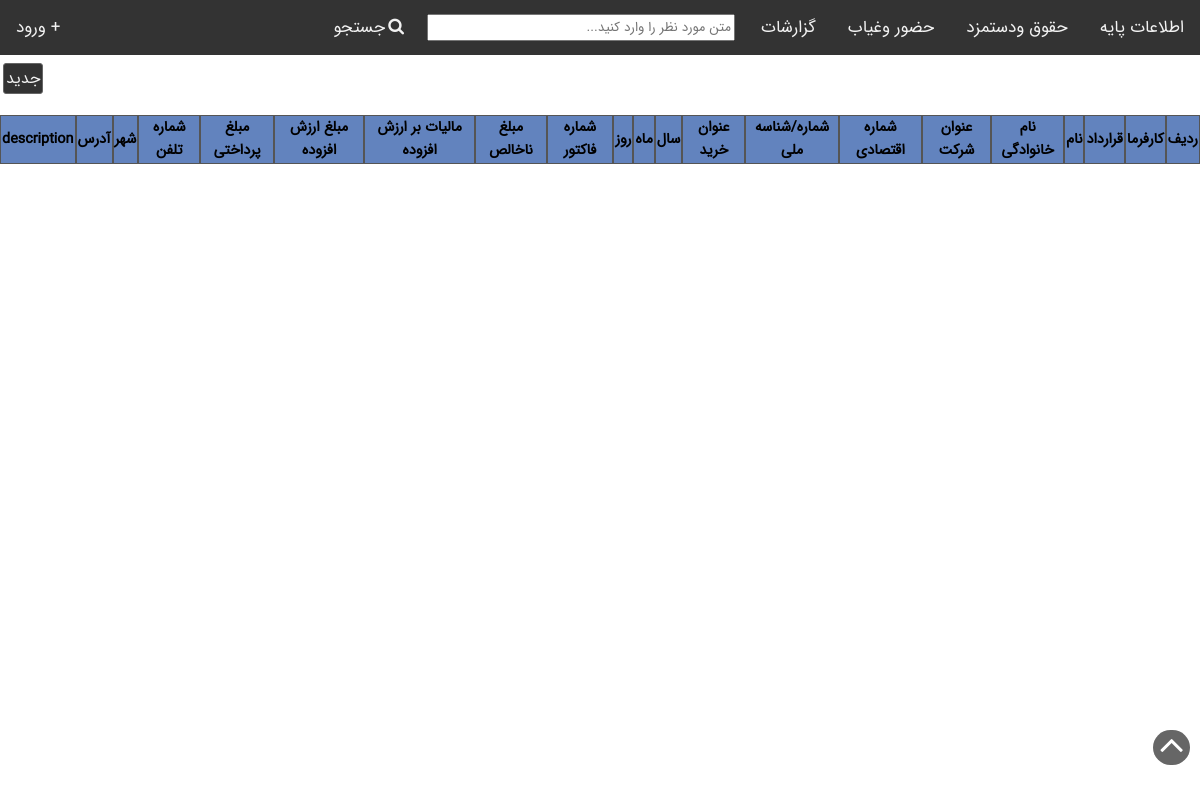
Before: /buys/ with the older database file.
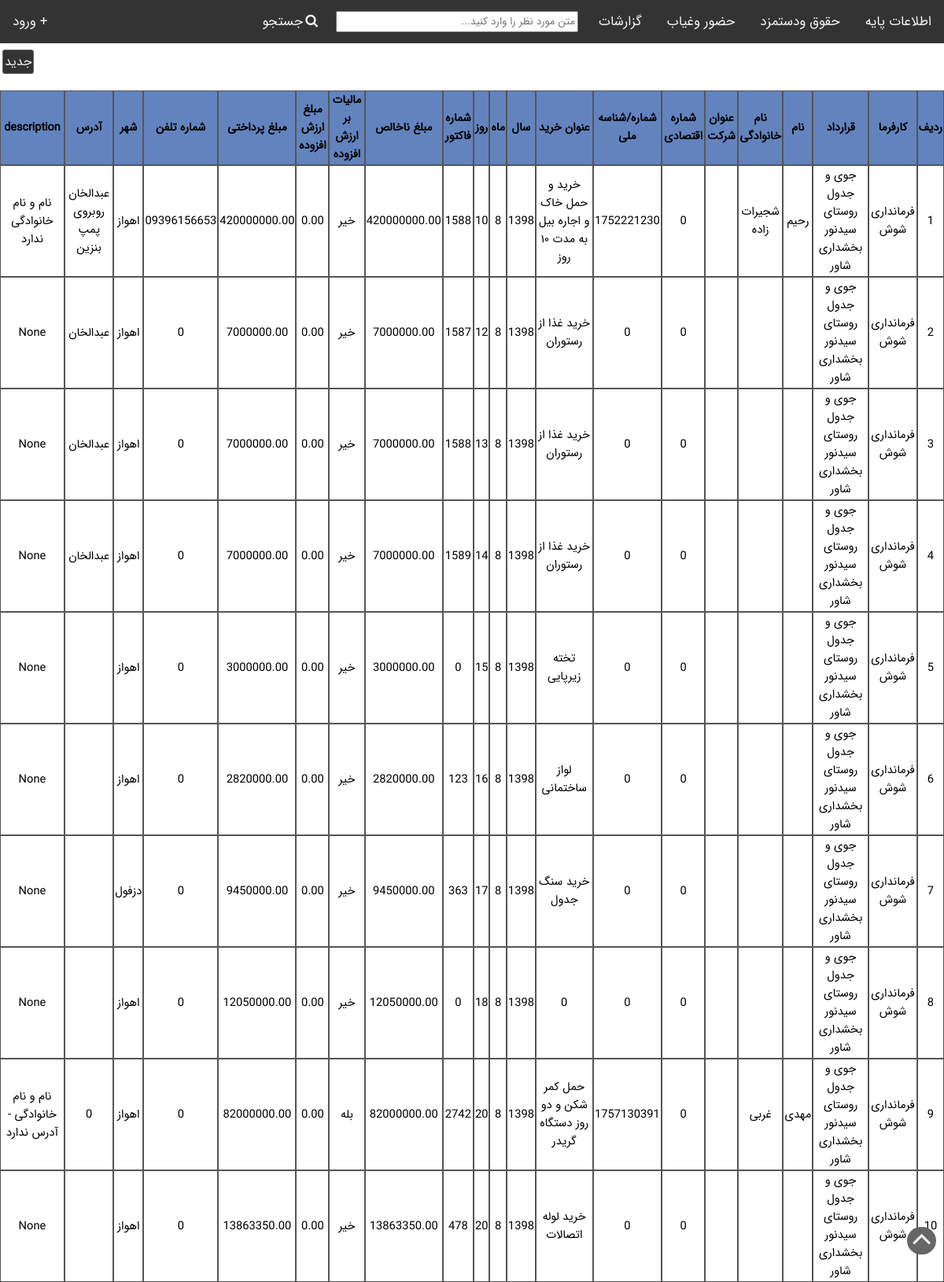
After: the same page with the newer database file.
### income/models.py (models this page shows, shortened)
class Buy(models.Model):
    YEAR_CHOICES=[
        (1396,'1396'),
        (1397,'1397'),
        (1398,'1398'),
        (1399,'1399'),
        (1400,'1400'),
    ]
    MONTH_CHOICES=[
        (1,'فروردین'),
        (2,'اردیبشت'),
        (3,'خرداد'),
        (3,'تیر'),
        (5,'مرداد'),
        (6,'شهریور'),
        (7,'مهر'),
        (8,'آبان'),
        (9,'آذر'),
        (10,'دی'),
        (11,'بهمن'),
        (12,'اسفند'),
    ]
    DAY_CHOICES=[
        (1,'1'),
        (2,'2'),
        (3,'3'),
        (4,'4'),
        (5,'5'),
        (6,'6'),
        (7,'7'),
        (8,'8'),
        (9,'9'),
        (10,'10'),
        (11,'11'),
        (12,'12'),
        (13,'13'),
        (14,'14'),
        (15,'15'),
        (16,'16'),
        (17,'17'),
        (18,'18'),
        (19,'19'),
        (20,'20'),
        (21,'21'),
        (22,'22'),
        (23,'23'),
        (24,'24'),
        (25,'25'),
        (26,'26'),
        (27,'27'),
        (28,'28'),
        (29,'29'),
        (30,'30'),
        (31,'31'),
    ]
    TAX_STATUS=[
        (True,'مشمول'),
        (False,'معاف')
    ]
    employeer   =   models.ForeignKey(Employeer,verbose_name='کارفرما',on_delete=models.CASCADE)
    contract    =   models.ForeignKey(Contract,verbose_name='قرارداد',max_length=150,on_delete=models.CASCADE)
    seller_fname=   models.CharField('نام',max_length=50,blank=True)
    seller_lname=   models.CharField('نام خانوادگی',max_length=50,blank=True)
    seller_company= models.CharField('عنوان شرکت',max_length=50,blank=True)
    economic_id   = models.CharField('شماره اقتصادی',max_length=11)
    national_code = models.CharField('شماره/شناسه ملی',max_length=11)
    title       =   models.CharField('عنوان خرید',max_length=100,blank=True)
    year        =   models.IntegerField('سال',choices=YEAR_CHOICES)
    month       =   models.IntegerField('ماه',choices=MONTH_CHOICES)
    day         =   models.IntegerField('روز',choices=DAY_CHOICES)
    doc_number  =   models.CharField('شماره فاکتور',max_length=30)
    gross_amount=   models.DecimalField('مبلغ ناخالص',max_digits=20,decimal_places=2)
    VAT_included=   models.BooleanField('مالیات بر ارزش افزوده ',choices=TAX_STATUS, default=True)
    VAT_amount  =   models.DecimalField('مبلغ ارزش افزوده',max_digits=20,decimal_places=2)
    pay_amount  =   models.DecimalField('مبلغ پرداختی',max_digits=20,decimal_places=2,default=0)
    phone_number=   models.CharField("شماره تلفن",max_length=11)
    city_name   =   models.ForeignKey(City,verbose_name="شهر",null=True,on_delete=models.SET_NULL)
    address     =   models.TextField(verbose_name="آدرس",blank=True)
    description =   models.CharField(max_length=100,null=True,blank=True)
    class Meta:
        ordering=['year','month','day']

class Employeer(models.Model):
    title           =   models.CharField('نام کارفرما',max_length=50)
    national_code   =   models.CharField('شناسه ملی',max_length=11)
    economic_id     =   models.CharField('شماره اقتصادی',max_length=11)
    phone_number    =   models.CharField("شماره تلفن",max_length=11)
    city_name       =   models.ForeignKey(City,verbose_name="شهر",null=True,on_delete=models.SET_NULL)
    address         =   models.TextField(verbose_name="آدرس")
    description     =   models.CharField('توضیحات',max_length=100,null=True,blank=True)
    def __str__(self):
        return self.title

class Contract(models.Model):
    employer    =   models.ForeignKey(Employeer,verbose_name="کارفرما",on_delete=models.CASCADE)
    title       =   models.CharField('عنوان قرارداد',max_length=100)
    number      =   models.CharField('شماره قرارداد',max_length=50)
    date        =   models.DateField('تاریخ',)
    gross_amount=   models.DecimalField('مبلغ اولیه قرارداد',max_digits=20,decimal_places=2,default=0)
    adjustment_amount=   models.DecimalField('مبلغ تعدیل',max_digits=20,decimal_places=2,default=0)
    final_amount=   models.DecimalField('مبلغ نهایی قرارداد',max_digits=20,decimal_places=2,default=0)
    total_payments=   models.DecimalField('مجموع مبالغ دریافتی',max_digits=20,decimal_places=2,default=0)
    progress    =   models.DecimalField('درصد پیشرفت',max_digits=10,decimal_places=2,default=0)
    scan_file   =   models.FileField('فایل قرارداد',blank=True,upload_to='income/static/contracts')
    description =   models.CharField('توضیحات',blank=True,max_length=100)
    def __str__(self):
        return self.title

class City(models.Model):
    name            =   models.CharField('نام شهر', max_length=50)
    def __str__(self):
        return self.name

### income/views.py (the view)
# urls.py: path('buys/',get_buys_view,name='buys'),
def get_buys_view(request,*args,**kwargs):
    ordering=('year','month','day')
    view=ViewGenerator(table=Buy,opration_buttons={},
                        select_checkbox=False,add_url='add_buy',ordering=ordering)
    return render(request,"list.html",view.get_context_template())

### income/templatetags/getattribute.py (called while the page is built)
def getattribute(value, arg):
    if hasattr(value, str(arg)):
        attr =getattr(value, arg)
        if type(attr)==bool:
            if attr==True:
                return 'بله'
            elif attr==False:
                return 'خیر'
        return attr
    elif hasattr(value, 'has_key') and value.has_key(arg):
        return value[arg]
    elif numeric_test.match(str(arg)) and len(value) > int(arg):
        return value[int(arg)]
    else:
        return settings.TEMPLATE_STRING_IF_INVALID

### views_generator.py (called while the page is built)
    def get_filed_names(self):
        filed_names=list()
        for f in self.table._meta.get_fields():
            if hasattr(f,'verbose_name') and f.name!='id':
                filed_names.append(f.name)
        return filed_names

    def get_field_labels(self):
        field_labels=list()
        field_labels.append('ردیف')
        for f in self.table._meta.get_fields():
            if hasattr(f,'verbose_name') and f.name!='id':
                field_labels.append(f.verbose_name)
        return field_labels

    def get_context_template(self,id=''):
        if self.entites is None:
            if id!="":
                objects=self.table.objects.all().filter(id=id).order_by(*(self.ordering))
            else:
                objects=self.table.objects.all().filter().order_by(*(self.ordering))
        else:
            objects=self.entites
        context={
        'objects':objects,
        'titles': self.get_field_labels(),
        'field_names':self.get_filed_names(),
        'add_url_name':self.add_url,
        'opration_buttons':self.opration_buttons,
        'select_checkbox':self.select_checkbox,
        }
        return context

### income/templates/list.html (shortened to what this page needs)
<!DOCTYPE html>
<html>
<head>
</head>
<body>
    {% include "navbar.html" %}
    {% load getattribute %}
    {% load l10n %}
    <a href="#page_top" id="jump-top" class="fa fa-angle-up fa-4x-up"></a>
    <a href="{% url add_url_name %}" class="button" target="blank">جدید</a>
    <div id='data-list'>
        <table>
            <tr>
                {% for title in titles %}
                <th>
                    {{title}}
                </th>
                {% endfor %}
            </tr>
            {% if objects %}
            {% for object in objects %}
            <tr>
                <td>{{forloop.counter}}</td>
                {% for field in field_names %}
                    {% if field == "year" %}
                        {% localize off %}
                            <td>{{ object|getattribute:field }}</td>
                        {% endlocalize %}
                    {% else %}
                        <td>{{ object|getattribute:field }}</td>
                    {% endif %}
                {% endfor %}
            </tr>
            {% endfor %}
            {% endif %}
        </table>
    </div>
</body>
</html>

### income/templates/navbar.html (shortened to what this page needs)
{% load static %}
<link rel="stylesheet" href="https://cdnjs.cloudflare.com/ajax/libs/font-awesome/4.7.0/css/font-awesome.min.css">
<link type="text/css" rel="stylesheet" href="{% static 'css/base.css' %}">
<body>
    <div class="topnav" id="topNavbar">
        <a href="#" class="main-item" onclick="showDropdwonMenu('baseinfo')">اطلاعات پایه</a>
        <a href="#" class="main-item" onclick="showDropdwonMenu('wageNav')">حقوق ودستمزد</a>
        <a href="#" class="main-item" onclick="showDropdwonMenu('attendNav')">حضور وغیاب</a>
        <a href="#" class="main-item" onclick="showDropdwonMenu('reportNav')">گزارشات</a>
        <input type="text" id="searchTextbox" name='search_value' placeholder="متن مورد نظر را وارد کنید...">
        <a href=# class='main-item'><i class="fa fa-fw fa-search"></i>جستجو</a>
        <a href="#" class="main-item" style="float:left;">+ ورود</a>
    </div>

### income/static/css/base.css (style rules this page uses)
* { direction: rtl; font-family: IRANSans; }
body { margin: 0; }
th { text-align: center; background-color: rgb(161, 159, 159); border: 1px solid black; }
td { text-align: center; border: 1px solid black; }
table { border-spacing: 0; }

### income/templates/list.html (style rules this page uses)
#data-list th { text-align: center; background-color: rgb(98, 131, 190); border: 1px solid #555; font-size: 90%; font-style: normal; padding-top: 0; }
#data-list td { text-align: center; border: 1px solid #555; font-size: 92%; }
#data-list table { border-spacing: 0px; width: 100%; }
#data-list { margin-top: 5%; width: 100%; overflow: auto; }
.button { border: 1px solid #666; text-decoration: none; float: left; margin-left: 3px; margin-top: 8px; padding: 2px; background-color: #333; color: #f3f3f3; border-radius: 3px; }
#jump-top { color: white; text-decoration: none; border-radius: 23px; background-color: #666; position: fixed; z-index: 999999; bottom: 35px; right: 10px; font-size: 2.5em; height: 35px; width: 37px; text-align: center; vertical-align: top; display: inline-block; line-height: 29px; cursor:pointer; }

### income/templates/navbar.html (style rules this page uses)
body { transition: 0.5s; }
.topnav { background-color: #333; overflow: hidden; font-family: IRANSans; }
.main-item { float: right; color: #f2f2f2; text-align: center; padding: 14px 16px; text-decoration: none; font-size: 17px; font-family: IRANSans; }
#searchTextbox { float: right; margin: 14px 10px 10px 4px; width: 25%; }

Changed rows visible on the page:
added Buy: field_names "فرمانداری شوش" "جوی و جدول روستای سیدنور بخشداری شاور" "رحیم" "شجیرات زاده" "0" "1752221230" "خرید و حمل خاک و اجاره بیل به مدت ۱۰ روز" "8" "10" "1588" "420000000.00" "خیر" "0.00" "420000000.00" "09396156653" "اهواز" "عبدالخان روبروی پمپ بنزین" "نام و نام خانوادگی ندارد", field_names "1398"
added Buy: field_names "فرمانداری شوش" "جوی و جدول روستای سیدنور بخشداری شاور" "0" "0" "خرید غذا از رستوران" "8" "12" "1587" "7000000.00" "خیر" "0.00" "7000000.00" "0" "اهواز" "عبدالخان" "None", field_names "1398"
added Buy: field_names "فرمانداری شوش" "جوی و جدول روستای سیدنور بخشداری شاور" "0" "0" "خرید غذا از رستوران" "8" "13" "1588" "7000000.00" "خیر" "0.00" "7000000.00" "0" "اهواز" "عبدالخان" "None", field_names "1398"
added Buy: field_names "فرمانداری شوش" "جوی و جدول روستای سیدنور بخشداری شاور" "0" "0" "خرید غذا از رستوران" "8" "14" "1589" "7000000.00" "خیر" "0.00" "7000000.00" "0" "اهواز" "عبدالخان" "None", field_names "1398"
added Buy: field_names "فرمانداری شوش" "جوی و جدول روستای سیدنور بخشداری شاور" "0" "0" "تخته زیرپایی" "8" "15" "0" "3000000.00" "خیر" "0.00" "3000000.00" "0" "اهواز" "None", field_names "1398"
added Buy: field_names "فرمانداری شوش" "جوی و جدول روستای سیدنور بخشداری شاور" "0" "0" "لواز ساختمانی" "8" "16" "123" "2820000.00" "خیر" "0.00" "2820000.00" "0" "اهواز" "None", field_names "1398"
added Buy: field_names "فرمانداری شوش" "جوی و جدول روستای سیدنور بخشداری شاور" "0" "0" "خرید سنگ جدول" "8" "17" "363" "9450000.00" "خیر" "0.00" "9450000.00" "0" "دزفول" "None", field_names "1398"
added Buy: field_names "فرمانداری شوش" "جوی و جدول روستای سیدنور بخشداری شاور" "0" "0" "0" "8" "18" "0" "12050000.00" "خیر" "0.00" "12050000.00" "0" "اهواز" "None", field_names "1398"
added Buy: field_names "فرمانداری شوش" "جوی و جدول روستای سیدنور بخشداری شاور" "مهدی" "غربی" "0" "1757130391" "حمل کمر شکن و دو روز دستگاه گریدر" "8" "20" "2742" "82000000.00" "بله" "0.00" "82000000.00" "0" "اهواز" "0" "نام و نام خانوادگی - آدرس ندارد", field_names "1398"
added Buy: field_names "فرمانداری شوش" "جوی و جدول روستای سیدنور بخشداری شاور" "0" "0" "خرید لوله اتصالات" "8" "20" "478" "13863350.00" "خیر" "0.00" "13863350.00" "0" "اهواز" "None", field_names "1398"
